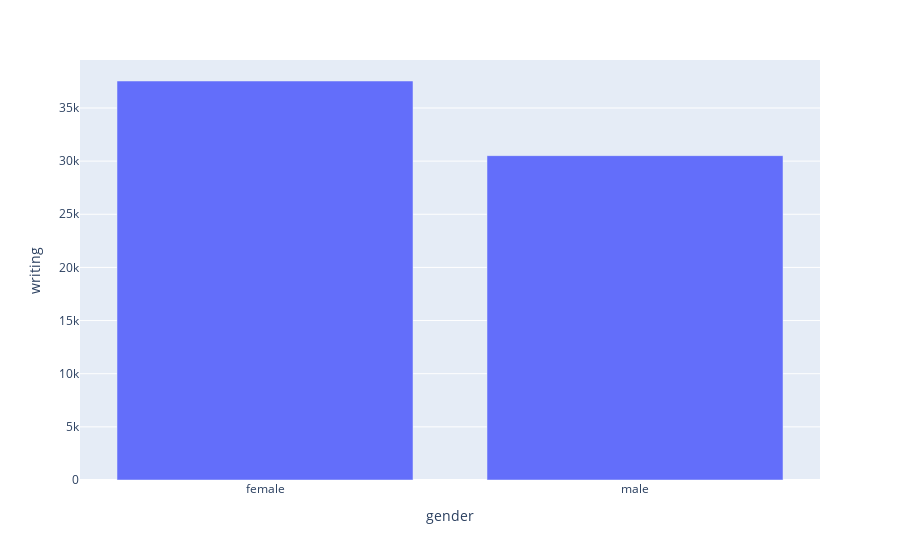

The notebook cell saved with this chart:
### Code cell
writing_data_graph

### Figure 1 — Plotly figure (JSON) as saved in the notebook; plotly's stock layout.template omitted (floating-point values rounded to 4 significant figures)
{"data": [{"alignmentgroup": "True", "hovertemplate": "gender=%{x}<br>writing=%{y}<extra></extra>", "legendgroup": "", "marker": {"color": "#636efa", "pattern": {"shape": ""}}, "name": "", "offsetgroup": "", "orientation": "v", "showlegend": false, "textposition": "auto", "type": "bar", "x": ["female", "male"], "xaxis": "x", "y": [37538, 30516], "yaxis": "y"}], "layout": {"autosize": true, "barmode": "relative", "legend": {"tracegroupgap": 0}, "margin": {"t": 60}, "xaxis": {"anchor": "y", "autorange": true, "domain": [0, 1], "range": [-0.5, 1.5], "title": {"text": "gender"}, "type": "category"}, "yaxis": {"anchor": "x", "autorange": true, "domain": [0, 1], "range": [0, 39510.0], "title": {"text": "writing"}, "type": "linear"}}}
